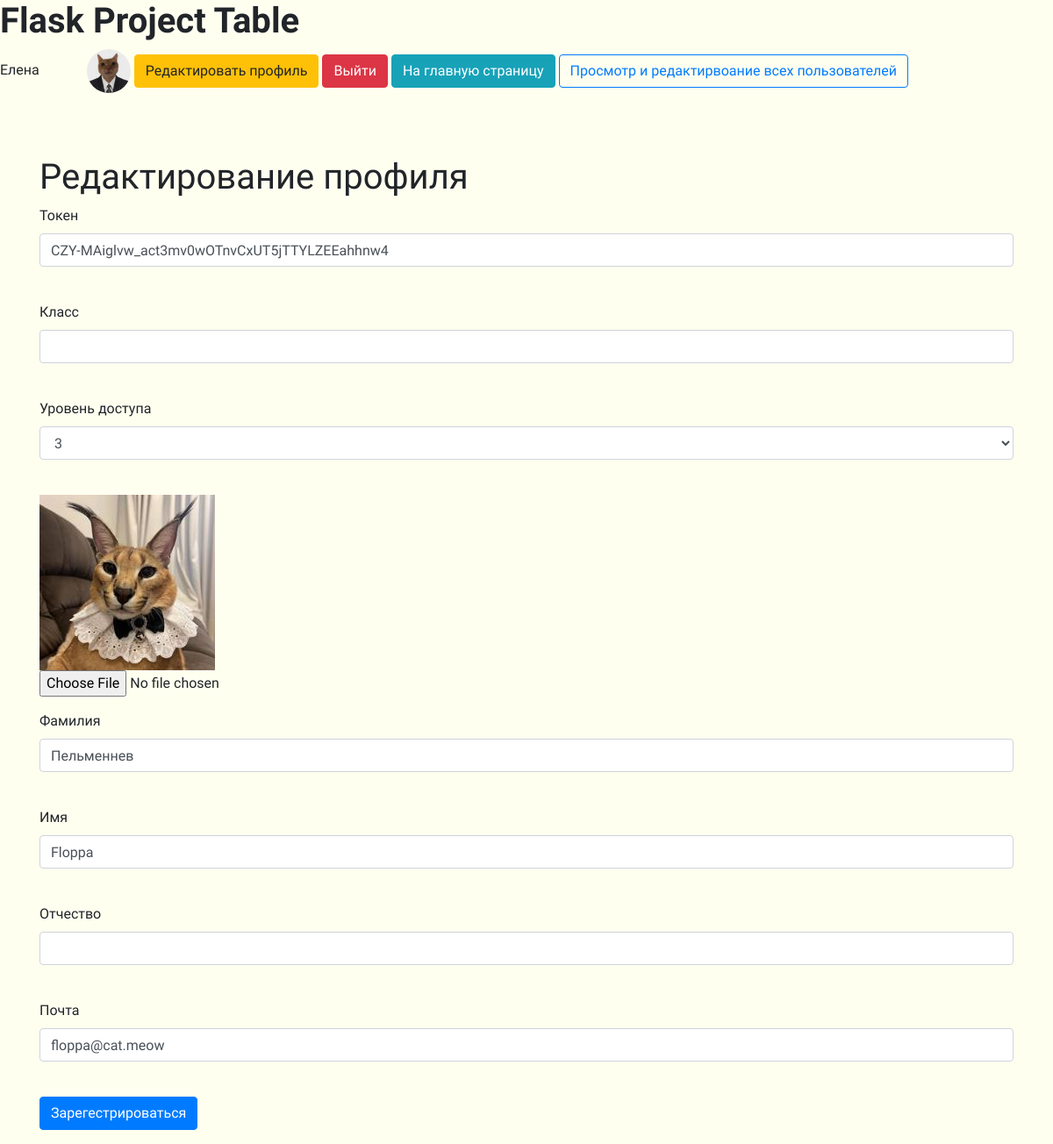
Page /user_edit/2 (signed in) on the earlier database version.
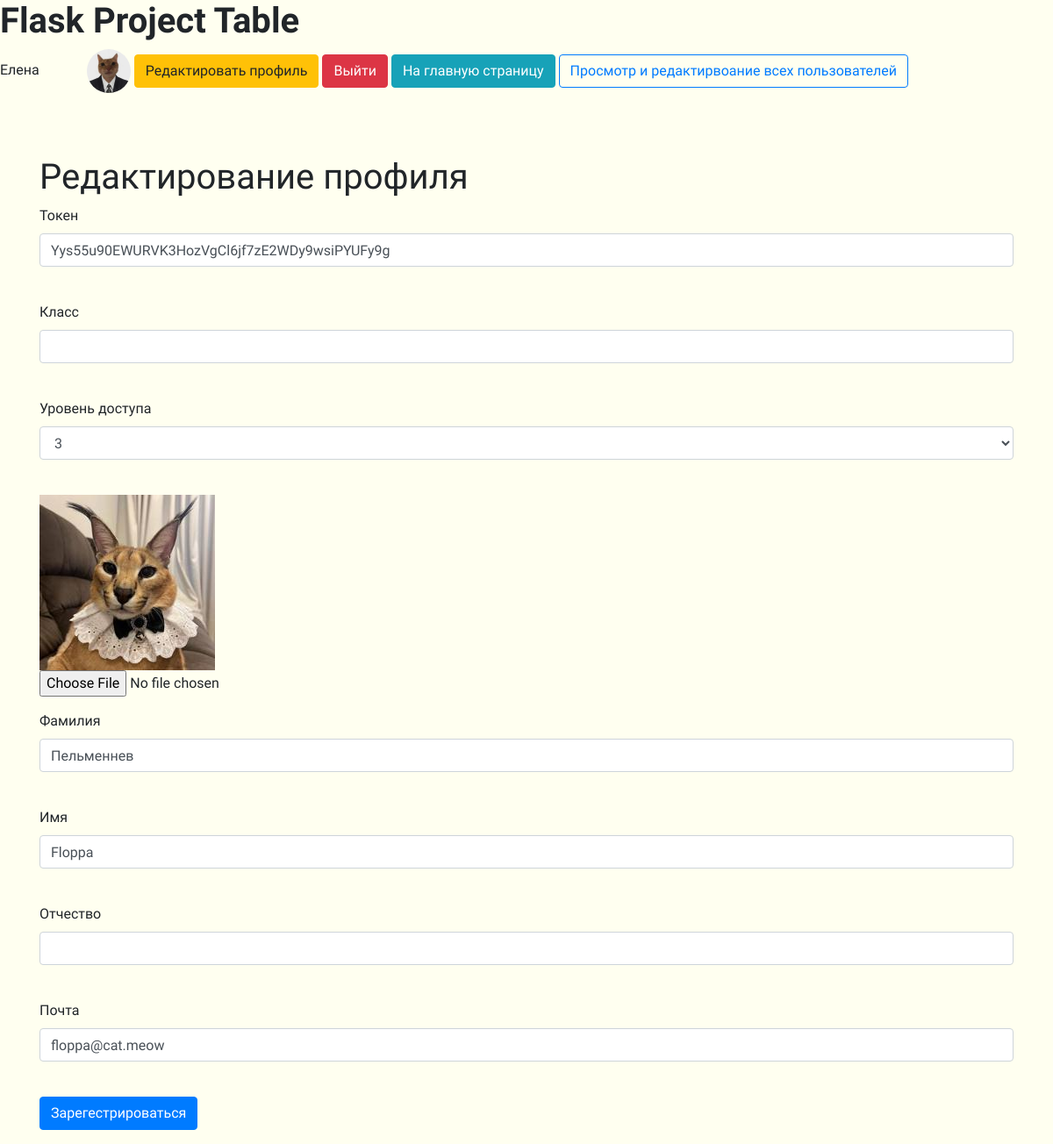
Same page on the later database version.
### tables this page shows
CREATE TABLE "users"
(
	id INTEGER not null
		primary key,
	name VARCHAR,
	surname VARCHAR,
	patronymic VARCHAR,
	grade VARCHAR,
	email VARCHAR,
	hashed_password VARCHAR,
	modified_date DATETIME,
	access_level INTEGER,
	token VARCHAR
		unique,
	image VARCHAR default 'static/img/default.png'
);

### app.py (the view, shortened to what this page needs)
@app.route('/user_edit/<int:id>', methods=['GET', 'POST'])
@login_required
def user_edit(id):
    form = RegisterForm()
    level = 0
    if request.method == "GET":
        db_sess = db_session.create_session()
        if current_user.id == 1:
            user = db_sess.query(User).filter(User.id == id).first()
            form.access_level.choices = [(3, 3), (2, 2), (1, 1)]
            form.access_level.data = user.access_level
            level = 1 if user.id != 1 else 0
            form.password.validators = []
            form.password_again.validators = []
        else:
            user = db_sess.query(User).filter(User.id == current_user.id).first()
            form.access_level.choices = [user.access_level]
            level = 0
        if user:
            form.name.data = user.name
            form.surname.data = user.surname
            form.patronymic.data = user.patronymic
            form.grade.data = user.grade
            form.email.data = user.email
            form.token.data = user.token
        else:
            abort(404)
        image_path = user.image
    return render_template('register.html', title='Редактирование профиля', form=form,
                           level=level,
                           image_path=image_path)

### forms/register.py
class RegisterForm(FlaskForm):
    token = StringField('Токен', validators=[DataRequired()])
    grade = StringField('Класс')
    access_level = SelectField('Уровень доступа', choices=[(3, 3), (2, 2), (1, 1)])
    surname = StringField('Фамилия')
    name = StringField('Имя')
    patronymic = StringField('Отчество')
    email = EmailField('Почта', validators=[DataRequired()])
    password = PasswordField('Пароль', validators=[DataRequired()])
    password_again = PasswordField('Повторите пароль', validators=[DataRequired()])
    submit = SubmitField('Зарегестрироваться')

### app.py (called while the page is built)
@login_manager.user_loader
def load_user(user_id):
    db_sess = db_session.create_session()
    return db_sess.query(User).get(user_id)

### data/sqlalchemy/db_session.py (called while the page is built)
def create_session() -> Session:
    global __factory
    return __factory()

### templates/register.html (shortened to what this page needs)
{% extends "base.html" %}
{% block content %}
    <h1>{{ title }}</h1>
    <form action="" enctype=multipart/form-data method="post">
        <p>
            {{ form.token.label }}
            {% if level == 1 %}
                <br>{{ form.token(class="form-control", type="token") }}<br>
            {% else %}
                <br>{{ form.token(class="form-control", type="token", readonly="readonly") }}<br>
            {% endif %}
        <p>
            {{ form.grade.label }}
            {% if level == 1 %}
                <br>{{ form.grade(class="form-control", type="grade") }}<br>
            {% else %}
                <br>{{ form.grade(class="form-control", type="grade", readonly="readonly") }}<br>
            {% endif %}
        <p>
            {{ form.access_level.label }}<br>
            {{ form.access_level(class="form-control", type="access_level") }}<br>
        <p>
            <img src="{{ image_path }}" alt="А где">
            <input type=file class="form-control-file"
                   accept="image/png, image/jpg, image/jpeg" name=file value=Upload>
        <p>
            {{ form.surname.label }}<br>
            {{ form.surname(class="form-control", type="surname") }}<br>
        <p>
            {{ form.name.label }}<br>
            {{ form.name(class="form-control", type="name") }}<br>
        <p>
            {{ form.patronymic.label }}<br>
            {{ form.patronymic(class="form-control", type="patronymic") }}<br>
        <p>
            {{ form.email.label }}<br>
            {{ form.email(class="form-control", type="email") }}<br>
        <p>{{ form.submit(type="submit", class="btn btn-primary") }}</p>
    </form>
{% endblock %}

### templates/base.html (shortened to what this page needs)
<!DOCTYPE html>
<html lang="en">
<head>
    <link rel="stylesheet"
          href="https://stackpath.bootstrapcdn.com/bootstrap/4.4.1/css/bootstrap.min.css"
>
    <link rel="stylesheet" type="text/css"
          href="{{ url_for('static', filename='css/style.css') }}"/>
</head>
<body>
<h1 class="textFont SuperBold">Flask Project Table</h1>
<nav>
    {% if current_user.is_authenticated %}
        <div class="textFont">{{ current_user.name }}
            <img class="userImg" style="margin-left: 50px;" src="{{ current_user.image }}"
                 alt="А где" width=50 height=50>
            <a class="btn btn-warning" href="/user_edit/{{ current_user.id }}">Редактировать
                профиль</a>
            <a class="btn btn-danger" href="/logout">Выйти</a>
            <a class="btn btn-info" href="/">На главную страницу
            </a>
            {% if current_user.access_level == 3 %}
                <a class="btn btn-outline-primary" href="/users">Просмотр и редактирвоание всех
                    пользователей
                </a>
                </div>
            {% endif %}
        <br>
        <br>
        <br>
    {% else %}
        <p>
            <a class="btn btn-success" href="/token">Войти</a>
        </p>
    {% endif %}
</nav>
<main role="main" class="container">
    {% block content %}{% endblock %}
</main>
</body>
</html>

### static/css/style.css (style rules this page uses)
body { background-color: #fffff0; }
.userImg { border-radius: 50%; }
* { font-family: 'Comfortaa', cursive; }
.textFont { font-family: 'Comfortaa', cursive; }
.textFont.SuperBold { font-weight: 900; }
.btn { font-family: 'Comfortaa', cursive; }

Differences in the rows shown:
changed users "Пельменнев": token "CZY-MAiglvw_act3mv0wOTnvCxUT5jTTYLZEEahhnw4" → "Yys55u90EWURVK3HozVgCl6jf7zE2WDy9wsiPYUFy9g"
